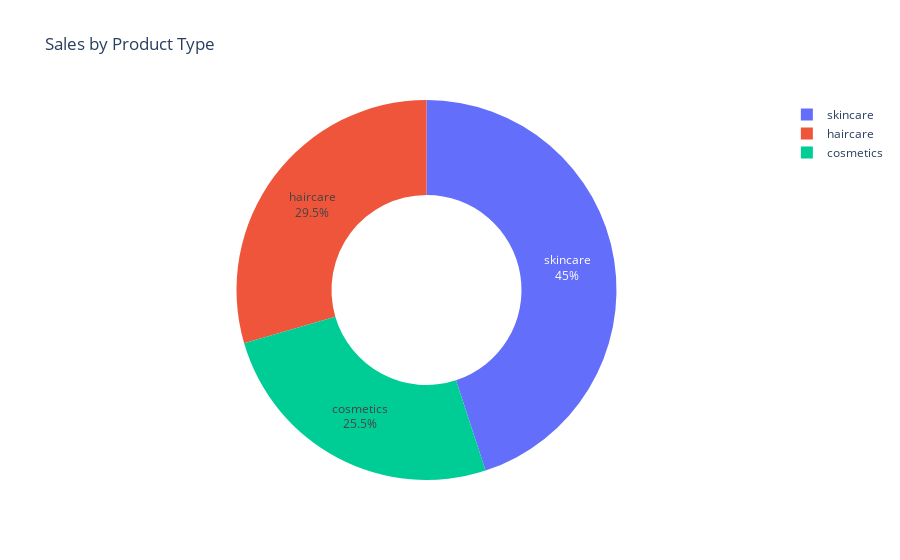

The cell this chart's notebook holds for it:
### Code cell
pie_chart=px.pie(sales_data , values='Number of products sold', names = 'Product type',title = 'Sales by Product Type',hover_data=['Number of products sold'],hole =0.5)
pie_chart.update_traces(textposition='inside', textinfo='percent+label')
pie_chart.show()

### Figure 1 — Plotly figure (JSON) as saved in the notebook; plotly's stock layout.template omitted (floating-point values rounded to 4 significant figures)
{"data": [{"customdata": [[11757], [13611], [20731]], "domain": {"x": [0, 1], "y": [0, 1]}, "hole": 0.5, "hovertemplate": "Product type=%{label}<br>Number of products sold=%{customdata[0]}<extra></extra>", "labels": ["cosmetics", "haircare", "skincare"], "legendgroup": "", "name": "", "showlegend": true, "textinfo": "percent+label", "textposition": "inside", "type": "pie", "values": [11757, 13611, 20731]}], "layout": {"autosize": true, "legend": {"tracegroupgap": 0}, "title": {"text": "Sales by Product Type"}}}
